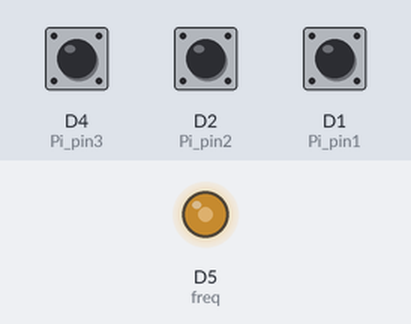
Simulated run of this sketch. Board: ESP8266 (NodeMCU). On the bench: output pins drawn as LEDs (lit = HIGH). The test bench sets the inputs (shaded band); at power-on: D4 (Pi_pin3) HIGH, D2 (Pi_pin2) HIGH, D1 (Pi_pin1) HIGH.

Above: at 0.1 s.
Timing chart, 0 to 1.6 s (numbered marks = the images above):
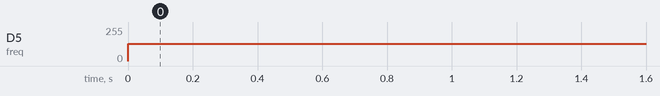

The sketch:

PiFreqGen.ino
```cpp
// Pi-5 Input Pins
#define Pi_pin1 D1
#define Pi_pin2 D2
#define Pi_pin3 D4
// Frequency Output Pin
#define freq D5

void setup() {
  // put your setup code here, to run once:
  pinMode(Pi_pin1, INPUT);
  pinMode(Pi_pin2, INPUT);
  pinMode(Pi_pin3, INPUT);
  pinMode(freq, OUTPUT);
}

int setFreq() {
  bool P1 = digitalRead(Pi_pin1);
  bool P2 = digitalRead(Pi_pin2);
  bool P3 = digitalRead(Pi_pin3);
  int f;
  if (P1 == 0 && P2 == 0 && P3 == 1 )
    f = 100;
  else if (P1 == 0 && P2 == 1 && P3 == 0 )
    f = 200;
  else if (P1 == 0 && P2 == 1 && P3 == 1 )
    f = 300;
  else if (P1 == 1 && P2 == 0 && P3 == 0 )
    f = 400;
  else if (P1 == 1 && P2 == 0 && P3 == 1 )
    f = 500;
  return f;
  }
void loop() {
  // put your main code here, to run repeatedly:
  int Freq = setFreq();
  analogWriteFreq(Freq);
  analogWrite(freq, 128);
}
```

Measured:
- by itself, D5 (freq): 0/255 → 128/255 at 0.00 s
